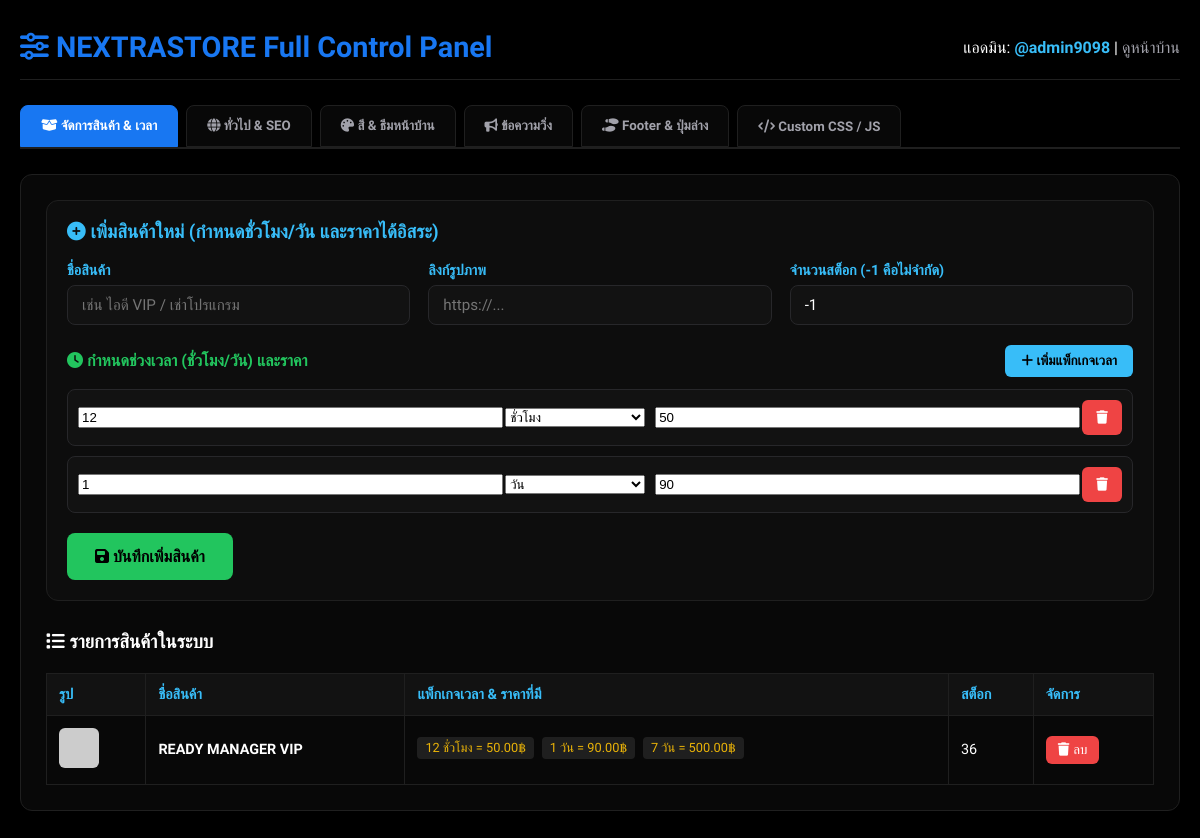
The page /admin on the database its author committed.
### tables this page shows
CREATE TABLE IF NOT EXISTS `products` (
    `id` INT AUTO_INCREMENT PRIMARY KEY,
    `name` VARCHAR(255) NOT NULL,
    `image` VARCHAR(255) NULL,
    `price` DECIMAL(10,2) NOT NULL DEFAULT 0.00,
    `stock` INT DEFAULT -1,
    `created_at` TIMESTAMP DEFAULT CURRENT_TIMESTAMP
);

CREATE TABLE IF NOT EXISTS `product_duration_prices` (
    `id` INT AUTO_INCREMENT PRIMARY KEY,
    `product_id` INT NOT NULL,
    `duration_value` INT NOT NULL,               
    `time_unit` ENUM('hour', 'day') NOT NULL,   
    `price` DECIMAL(10,2) NOT NULL,
    FOREIGN KEY (`product_id`) REFERENCES `products`(`id`) ON DELETE CASCADE
);

### app/Controllers/AdminController.php (called while the page is built, shortened)
<?php
class AdminController extends Controller {
    public function dashboard(): void {
        $productModel = new Product();
        $settingModel = new Setting();
        $this->render('admin/dashboard', [
            'adminName' => $_SESSION['user']['username'] ?? '@admin9098',
            'products'  => $productModel->getAllWithDurations(),
            'settings'  => $settingModel->getAll()
        ]);
    }
}

### public/index.php (called while the page is built, shortened)
<?php
spl_autoload_register(function ($class) {
    $file = BASE_PATH . '/' . str_replace('\\', '/', $class) . '.php';
});
$router = new Router();
$router->get('/', [HomeController::class, 'index']);
$router->get('/topup', [TopupController::class, 'index']);
$router->post('/topup/truemoney', [TopupController::class, 'processTruemoney']);
$router->get('/admin', [AdminController::class, 'dashboard']);
$router->post('/admin/settings/update', [AdminController::class, 'updateSettings']);
$router->post('/admin/product/store', [AdminController::class, 'storeProduct']);
$router->post('/admin/product/delete', [AdminController::class, 'deleteProduct']);
$router->dispatch($_SERVER['REQUEST_URI']);

### core/Database.php (called while the page is built, shortened)
<?php
abstract class Database {
    public function __construct() {
        $this->db = DBConfig::getConnection();
    }
}

### config/database.php (called while the page is built, shortened)
<?php
class Database {
    private static ?PDO $instance = null;
    public static function getConnection(): PDO {
        if (self::$instance === null) {
            $host = getenv('DB_HOST') ?: 'localhost';
            $port = getenv('DB_PORT') ?: '3306';
            $db   = getenv('DB_NAME') ?: 'nextrastore_db';
            $user = getenv('DB_USERNAME') ?: 'root';
            $pass = getenv('DB_PASSWORD') ?: '';
            $dsn = "mysql:host=$host;port=$port;dbname=$db;charset=utf8mb4";
            $options = [
                PDO::ATTR_ERRMODE            => PDO::ERRMODE_EXCEPTION,
                PDO::ATTR_DEFAULT_FETCH_MODE => PDO::FETCH_ASSOC,
                PDO::ATTR_EMULATE_PREPARES   => false,
            ];
            try {
                self::$instance = new PDO($dsn, $user, $pass, $options);
            } catch (PDOException $e) {
                die("Database Error: " . $e->getMessage());
            }
        }
        return self::$instance;
    }
}

### app/Models/Product.php (called while the page is built, shortened)
<?php
class Product extends Database {
    public function getAllWithDurations(): array {
        $stmt = $this->db->query("SELECT * FROM products ORDER BY id DESC");
        $products = $stmt->fetchAll() ?: [];
        foreach ($products as &$p) {
            $stmtD = $this->db->prepare("SELECT * FROM product_duration_prices WHERE product_id = :id ORDER BY time_unit ASC, duration_value ASC");
            $stmtD->execute(['id' => $p['id']]);
            $p['durations'] = $stmtD->fetchAll() ?: [];
        }
        return $products;
    }
}

### app/Views/admin/dashboard.php (the view, shortened to what this page needs)
<!DOCTYPE html>
<html lang="th">
<head>
    <link rel="stylesheet" href="https://cdnjs.cloudflare.com/ajax/libs/font-awesome/6.5.1/css/all.min.css">
</head>
<body>
<div class="admin-wrapper">
    <div style="display: flex; justify-content: space-between; align-items: center; margin-bottom: 25px; border-bottom: 1px solid #1f1f1f; padding-bottom: 15px;">
        <h1 style="font-size: 1.8rem; margin: 0; color: #1877f2;"><i class="fa-solid fa-sliders"></i> NEXTRASTORE Full Control Panel</h1>
        <div>แอดมิน: <strong style="color: #38bdf8;"><?= htmlspecialchars($adminName) ?></strong> | <a href="/" style="color: #a1a1aa; text-decoration: none;">ดูหน้าบ้าน</a></div>
    </div>
    <div class="tab-menu">
        <button type="button" class="tab-btn active" onclick="switchTab(event, 'tab-products')"><i class="fa-solid fa-box-open"></i> จัดการสินค้า & เวลา</button>
        <button type="button" class="tab-btn" onclick="switchTab(event, 'tab-general')"><i class="fa-solid fa-globe"></i> ทั่วไป & SEO</button>
        <button type="button" class="tab-btn" onclick="switchTab(event, 'tab-theme')"><i class="fa-solid fa-palette"></i> สี & ธีมหน้าบ้าน</button>
        <button type="button" class="tab-btn" onclick="switchTab(event, 'tab-header')"><i class="fa-solid fa-bullhorn"></i> ข้อความวิ่ง</button>
        <button type="button" class="tab-btn" onclick="switchTab(event, 'tab-footer')"><i class="fa-solid fa-shoe-prints"></i> Footer & ปุ่มล่าง</button>
        <button type="button" class="tab-btn" onclick="switchTab(event, 'tab-code')"><i class="fa-solid fa-code"></i> Custom CSS / JS</button>
    </div>
    <div id="tab-products" class="tab-content active">
        <div style="background: #0d0d0d; border: 1px solid #1f1f1f; padding: 20px; border-radius: 12px;">
            <h3 style="color: #38bdf8; margin-top: 0;"><i class="fa-solid fa-plus-circle"></i> เพิ่มสินค้าใหม่ (กำหนดชั่วโมง/วัน และราคาได้อิสระ)</h3>
            <form action="/admin/product/store" method="POST">
                <div class="form-grid">
                    <div class="form-group">
                        <label>ชื่อสินค้า</label>
                        <input type="text" name="name" placeholder="เช่น ไอดี VIP / เช่าโปรแกรม" required>
                    </div>
                    <div class="form-group">
                        <label>ลิงก์รูปภาพ</label>
                        <input type="url" name="image" placeholder="https://..." required>
                    </div>
                    <div class="form-group">
                        <label>จำนวนสต็อก (-1 คือไม่จำกัด)</label>
                        <input type="number" name="stock" value="-1" required>
                    </div>
                </div>
                <div style="margin-top: 20px;">
                    <div style="display: flex; justify-content: space-between; align-items: center; margin-bottom: 12px;">
                        <label style="color: #22c55e; font-weight: 600;"><i class="fa-solid fa-clock"></i> กำหนดช่วงเวลา (ชั่วโมง/วัน) และราคา</label>
                        <button type="button" onclick="addDurationRow()" style="background: #38bdf8; color: #000; border: none; padding: 8px 16px; border-radius: 6px; font-weight: bold; cursor: pointer; font-family: 'Prompt', sans-serif;">
                            <i class="fa-solid fa-plus"></i> เพิ่มแพ็กเกจเวลา
                        </button>
                    </div>
                    <div id="duration-list" style="display: flex; flex-direction: column; gap: 10px;"></div>
                </div>
                <button type="submit" class="btn-submit"><i class="fa-solid fa-floppy-disk"></i> บันทึกเพิ่มสินค้า</button>
            </form>
        </div>
        <h3 style="color: #fff; margin-top: 30px;"><i class="fa-solid fa-list"></i> รายการสินค้าในระบบ</h3>
        <table class="product-list-table">
            <thead>
                <tr>
                    <th>รูป</th>
                    <th>ชื่อสินค้า</th>
                    <th>แพ็กเกจเวลา & ราคาที่มี</th>
                    <th>สต็อก</th>
                    <th>จัดการ</th>
                </tr>
            </thead>
            <tbody>
                <?php if (!empty($products)): ?>
                    <?php foreach ($products as $p): ?>
                        <tr>
                            <td><img src="<?= htmlspecialchars($p['image']) ?>" width="40" height="40" style="border-radius: 6px; object-fit: cover;"></td>
                            <td><strong><?= htmlspecialchars($p['name']) ?></strong></td>
                            <td>
                                <?php foreach ($p['durations'] as $d): ?>
                                    <span style="display: inline-block; background: #1f1f1f; padding: 3px 8px; border-radius: 4px; font-size: 0.8rem; margin-right: 4px; margin-bottom: 4px; color: #eab308;">
                                        <?= $d['duration_value'] ?> <?= $d['time_unit'] === 'hour' ? 'ชั่วโมง' : 'วัน' ?> = <?= number_format($d['price'], 2) ?>฿
                                    </span>
                                <?php endforeach; ?>
                            </td>
                            <td><?= $p['stock'] >= 0 ? $p['stock'] : 'ไม่จำกัด' ?></td>
                            <td>
                                <form action="/admin/product/delete" method="POST" onsubmit="return confirm('ยืนยันลบสินค้านี้?');">
                                    <button type="submit" style="background: #ef4444; color: #fff; border: none; padding: 6px 12px; border-radius: 6px; cursor: pointer;"><i class="fa-solid fa-trash"></i> ลบ</button>
                                </form>
                            </td>
                        </tr>
                    <?php endforeach; ?>
                <?php endif; ?>
            </tbody>
        </table>
    </div>
</div>
</body>
</html>

### core/Router.php (shortened to what this page needs)
<?php
class Router {
    private array $routes = [];
    public function get(string $path, array $handler): void {
        $this->routes['GET'][$path] = $handler;
    }
    public function post(string $path, array $handler): void {
        $this->routes['POST'][$path] = $handler;
    }
    public function dispatch(string $uri): void {
        $path = parse_url($uri, PHP_URL_PATH);
        $method = $_SERVER['REQUEST_METHOD'];
        if (isset($this->routes[$method][$path])) {
            [$controllerClass, $action] = $this->routes[$method][$path];
            $controller = new $controllerClass();
            $controller->$action();
        } else {
            http_response_code(404);
            echo "404 Page Not Found";
        }
    }
}

### core/Controller.php (shortened to what this page needs)
<?php
abstract class Controller {
    protected function render(string $view, array $data = []): void {
        extract($data);
        $viewFile = BASE_PATH . "/app/Views/{$view}.php";
        if (file_exists($viewFile)) {
            require_once $viewFile;
        } else {
            die("View file [{$view}] not found.");
        }
    }
}

### app/Views/admin/dashboard.php (style rules this page uses)
body { background: #000; color: #fff; font-family: 'Prompt', sans-serif; margin: 0; padding: 0; }
.admin-wrapper { max-width: 1400px; margin: 0 auto; padding: 30px 20px; }
.tab-menu { display: flex; gap: 8px; border-bottom: 2px solid #1f1f1f; margin-bottom: 25px; flex-wrap: wrap; }
.tab-btn { background: #080808; border: 1px solid #1f1f1f; color: #a1a1aa; padding: 12px 20px; border-radius: 8px 8px 0 0; cursor: pointer; font-weight: 600; font-family: 'Prompt', sans-serif; }
.tab-btn.active { background: #1877f2; color: #fff; border-color: #1877f2; }
.tab-content { display: none; background: #080808; border: 1px solid #1f1f1f; padding: 25px; border-radius: 12px; }
.tab-content.active { display: block; }
.form-grid { display: grid; grid-template-columns: repeat(auto-fit, minmax(300px, 1fr)); gap: 18px; }
.form-group { display: flex; flex-direction: column; gap: 6px; }
.form-group label { color: #38bdf8; font-size: 0.9rem; font-weight: 600; }
.form-group input, .form-group select, .form-group textarea { background: #121212; border: 1px solid #27272a; color: #fff; padding: 10px 14px; border-radius: 8px; font-size: 0.95rem; font-family: 'Prompt', sans-serif; }
.btn-submit { background: #22c55e; color: #000; border: none; padding: 14px 28px; border-radius: 8px; font-weight: bold; font-size: 1rem; cursor: pointer; margin-top: 20px; font-family: 'Prompt', sans-serif; }
.product-list-table { width: 100%; border-collapse: collapse; margin-top: 20px; }
.product-list-table th, .product-list-table td { padding: 12px; border: 1px solid #1f1f1f; text-align: left; font-size: 0.9rem; }
.product-list-table th { background: #121212; color: #38bdf8; }

### rows shown on the page
products: name "READY MANAGER VIP", stock "36"
product_duration_prices: duration_value "12", time_unit "ชั่วโมง", price "50.00"
product_duration_prices: duration_value "1", time_unit "วัน", price "90.00"
product_duration_prices: duration_value "7", time_unit "วัน", price "500.00"

### other values the page prints
$adminName "@admin9098"
